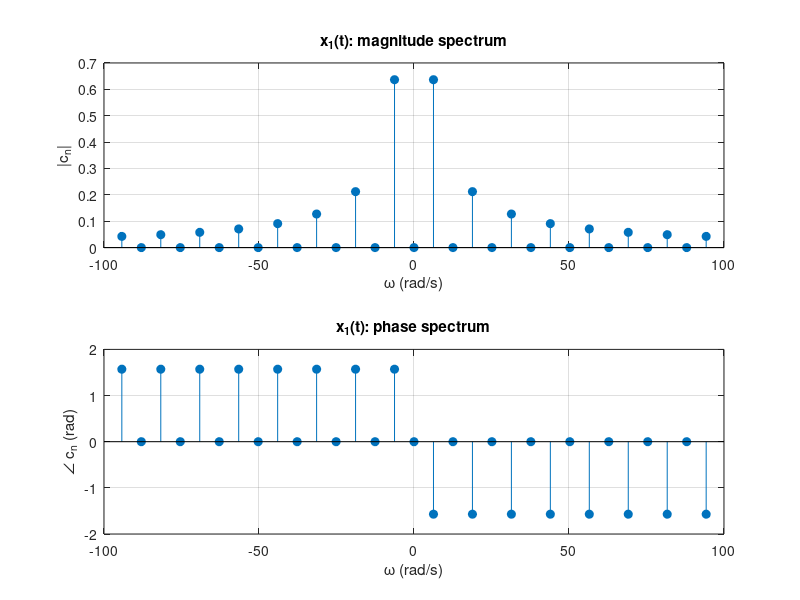
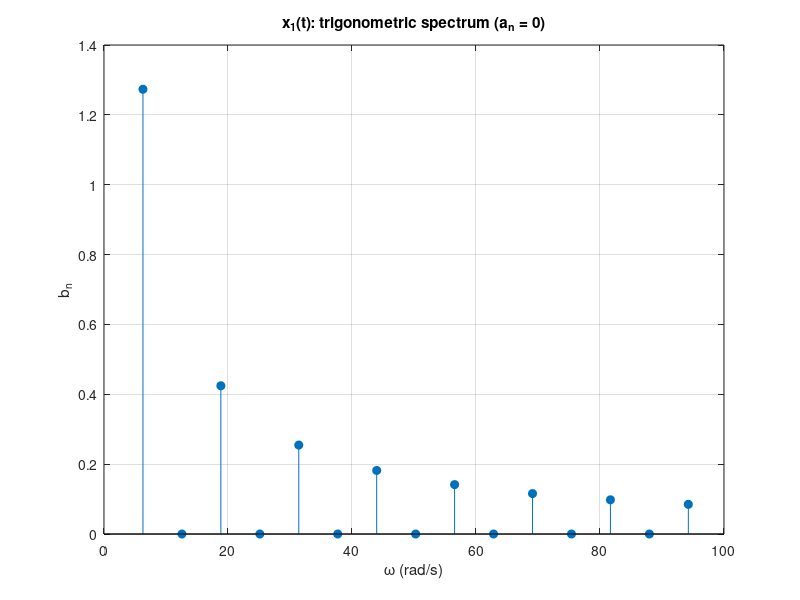

These figures' MATLAB source, in order:
% ---------- q1_spectra.m ----------
clear; close all; clc;
T = 1; w0 = 2*pi/T;
N = 15; n = -N:N;
odd = mod(abs(n),2) == 1;
cn = zeros(size(n));
cn(odd) = 2./(1j*pi*n(odd));

figure(1);
subplot(2,1,1); stem(n*w0, abs(cn), 'filled'); grid on;
xlabel('\omega (rad/s)'); ylabel('|c_n|'); title('x_1(t): magnitude spectrum');
subplot(2,1,2); stem(n*w0, angle(cn).*odd, 'filled'); grid on;
xlabel('\omega (rad/s)'); ylabel('\angle c_n (rad)'); title('x_1(t): phase spectrum');
print -dpng q1_exp_spectra.png

% trigonometric line spectrum
nn = 1:N; bn = (4./(nn*pi)).*(mod(nn,2)==1);
figure(2); stem(nn*w0, bn, 'filled'); grid on;
xlabel('\omega (rad/s)'); ylabel('b_n');
title('x_1(t): trigonometric spectrum (a_n = 0)');
print -dpng q1_trig_spectra.png
